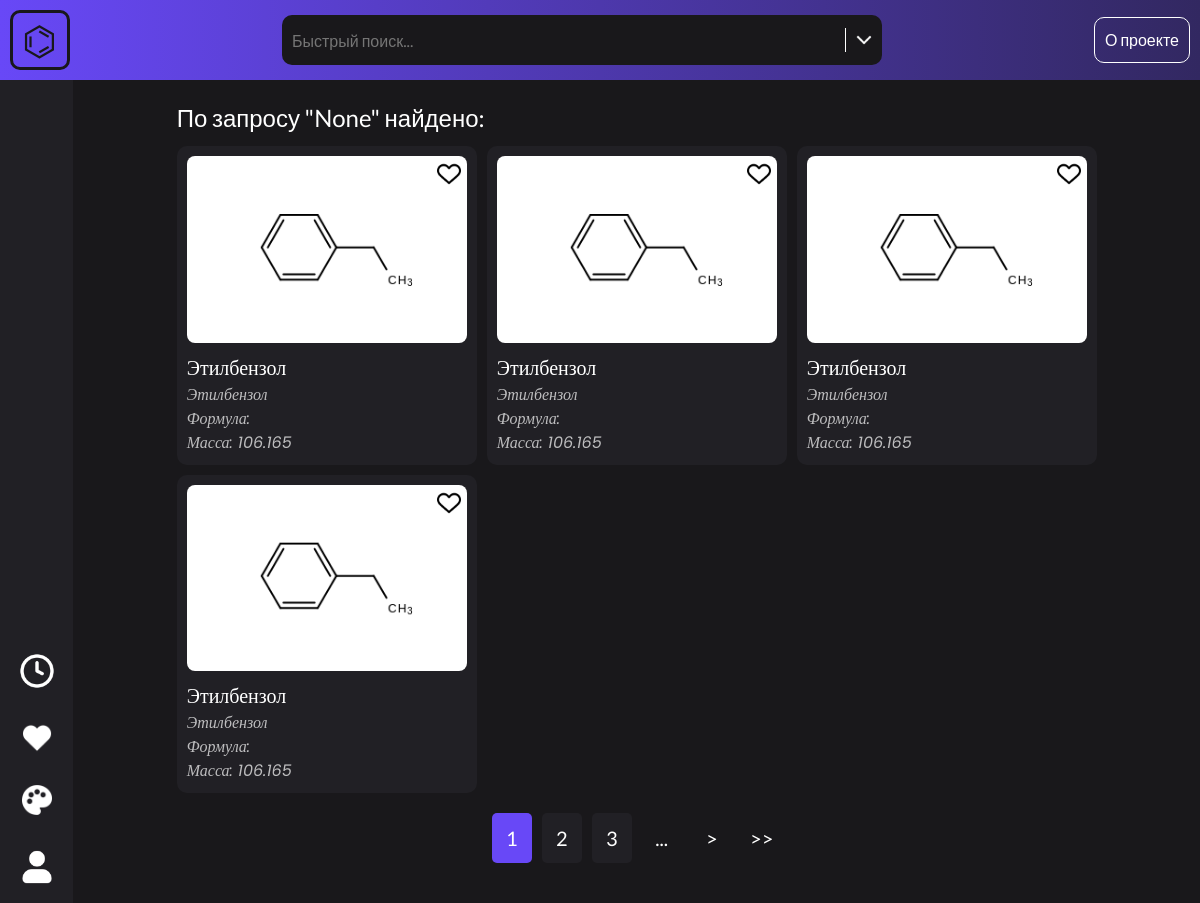
The app's page /search/ with its own data.
### tables this page shows
CREATE TABLE substances (
    id INTEGER PRIMARY KEY AUTOINCREMENT,
    name TEXT NOT NULL,
    other_names JSON,
    name_iupac TEXT NOT NULL,
    bruto_formula TEXT NOT NULL,
    mass FLOAT NOT NULL,
    characteristics JSON,
    description TEXT,
    sources JSON,
    author_id INTEGER,
    created_datatime TEXT,
    updated_datatime TEXT,
    admin_confirmed BOOLEAN
);

### app.py (the view)
    @app.route("/search/")  # TODO
    def get_search():
        substance = db_get_substances(f"""SELECT * FROM substances WHERE id == 1""")[0]
        return render_template(
            "search.html",
            search_substances=[
                substance,
                substance,
                substance,
                substance,
            ],
            search_substances_pages_count=10,
        )

### app.py (called while the page is built)
    def db_get_substances(sql, liked_ids=None):
        liked_ids = liked_ids or set()  # Значение по умолчанию
        cur.execute(sql)
        return [
            {
                **substance,
                "other_names": json.loads(substance["other_names"]),
                "characteristics": json.loads(substance["characteristics"]),
                "sources": json.loads(substance["sources"]),
                "type": "substance",
                "liked": "true" if str(substance["id"]) in liked_ids else "false",
            }
            for substance in cur.fetchall()
        ]

    @app.template_filter("regex_replace")
    def regex_replace(s, find, replace):
        return re.sub(find, replace, s)

    @app.context_processor
    def global_variables():
        return {
            "APP_NAME": "Amen",
            "IsMobile": re.search(
                "(Mobile|Android|iPhone|iPad|iPod|BlackBerry|Windows Phone|Opera Mini)",
                request.headers.get("User-Agent"),
            ),
            "THEME": "default",
            "THEME_TYPE": "dark",
        }

### templates/search.html
{% from 'other/tools.html' import process_cards, pages_row
%} {% extends 'layouts/main.html' %} {% block content %}
<div class="cards-category">
  <p class="cards-category-header">
    По запросу "{{ request.args.get("q") }}" {% if search_substances_pages_count
    == 0 %}ничего не найдено{% else %}найдено:{% endif %}
  </p>
  {% if search_substances_pages_count != 0 %} {{
  process_cards(search_substances) }} {{
  pages_row(search_substances_pages_count) }} {% endif %}
</div>
{% endblock %}

### templates/other/tools.html (shortened to what this page needs)
{% macro process_cards(items) %}
<div class="tool-cards">
  {% for item in items %}
  <div
    class="tool-cards-item"
    data-id="{{ item.id }}"
    data-name="{{ item.name }}"
    data-name-iupac="{{ item.name_iupac }}"
    data-type="{{ item.type }}"
    data-liked="{{ item.liked }}"
  >
    <img
      src="{{ url_for('static', filename='db/structures/' ~ item.id ~ '.png') }}"
      alt=""
      class="tool-cards-item-image"
    />
    <p class="tool-cards-item-name">{{ item.name }}</p>
    <p class="tool-cards-item-extra">{{ item.name_iupac }}</p>
    <p class="tool-cards-item-extra">Формула: {{ item.formula }}</p>
    <p class="tool-cards-item-extra">Масса: {{ item.mass }}</p>
    <img
      src="{{ url_for('static', filename='images/ui/' + ('heart-red.png' if item.liked == 'true' else 'heart-empty.png')) }}"
      alt=""
      class="tool-cards-item-like"
    />
  </div>
  {% endfor %}
</div>
{% endmacro %}
{% macro pages_row(pages_count) %}
<div class="tool-pages-row">
  {% set current_page = (request.args.get("p")|int if request.args.get("p")|int
  > 0 else 1) %}
  {% set url_params = request.query_string.decode()|regex_replace("[?&]*p=([^&#=]*)[&]*", "") %}
  {% set url = request.path ~ "?" ~ ("p=" if url_params == "" else url_params ~
  "&p=") %}
  {% for n in range( current_page - 2 if current_page - 2 > 0 else 1,
  current_page + 3 if current_page + 2 < pages_count else pages_count + 1 ) %}
  {% if n == current_page %}
  <div class="tool-pages-row-item-empty tool-pages-row-item active">
    {{ n }}
  </div>
  {% else %}
  <a href="{{ url ~ n }}" class="tool-pages-row-item-empty tool-pages-row-item"
    >{{ n }}</a
  >
  {% endif %} {% endfor %} {% if current_page + 2 < pages_count %}
  <div class="tool-pages-row-item-empty">...</div>
  {% endif %} {% if current_page != pages_count %}
  <a href="{{ url ~ (current_page + 1) }}" class="tool-pages-row-item-empty"
    >></a
  >
  {% if current_page + 2 < pages_count %}
  <a href="{{ url ~ pages_count }}" class="tool-pages-row-item-empty">>></a>
  {% endif %} {% endif %}
</div>
{% endmacro %}

### static/css/main.css (style rules this page uses)
.root { font-family: "Lato", sans-serif; background: var(--color-sec-); }
.cards-category { width: 100%; margin: 0 0 20px 0; display: flex; flex-direction: column; align-items: center; }
.cards-category-header { width: 100%; font-size: 24px; color: var(--color-sec); margin: 0 0 10px 0; }
.tool-cards { width: 100%; display: grid; grid-template-columns: repeat(auto-fit, 300px); grid-auto-rows: max-content; gap: 10px; }
.tool-cards-item { cursor: pointer; font-family: "Poppins", serif; position: relative; padding: 10px; height: max-content; width: 300px; display: flex; flex-direction: column; background: var(--color-extra); border-radius: 10px; }
.tool-cards-item-name, .tool-cards-item-extra { word-break: break-all; cursor: text; user-select: text; color: var(--color-sec); }
.tool-cards-item-name { font-size: 20px; }
.tool-cards-item-extra { font-style: italic; opacity: 0.7; }
.tool-cards-item-image { height: auto; width: 280px; border-radius: 8px; margin: 0 0 10px 0; }
.tool-cards-item-like { position: absolute; top: 16px; right: 16px; height: 24px; width: 24px; }
.tool-pages-row { height: 50px; margin: 20px 0 0 0; display: flex; align-items: center; }
.tool-pages-row-item-empty { font-size: 20px; color: var(--color-sec); height: 50px; width: 40px; margin: 0 5px; display: flex; align-items: center; justify-content: center; }
.tool-pages-row-item { background: var(--color-extra); border-radius: 5px; }
.tool-pages-row-item.active { cursor: default; background: var(--color-primary); border: none; }

### static/themes/default-dark.css (style rules this page uses)
:root { --color-primary: #6848f7; --color-primary-: #322861; --color-sec: #fff; --color-sec-: #19181b; --color-extra: #212025; --transition: 0.3s; --transition-fast: 0.2s; }

### records on screen
substances: shows a picture, name "Этилбензол", name_iupac "Этилбензол", mass "106.165"

### other values on screen
{{ request.args.get("q") }} "None"
{{ n }} "1"
{{ n }} "2" "3"
